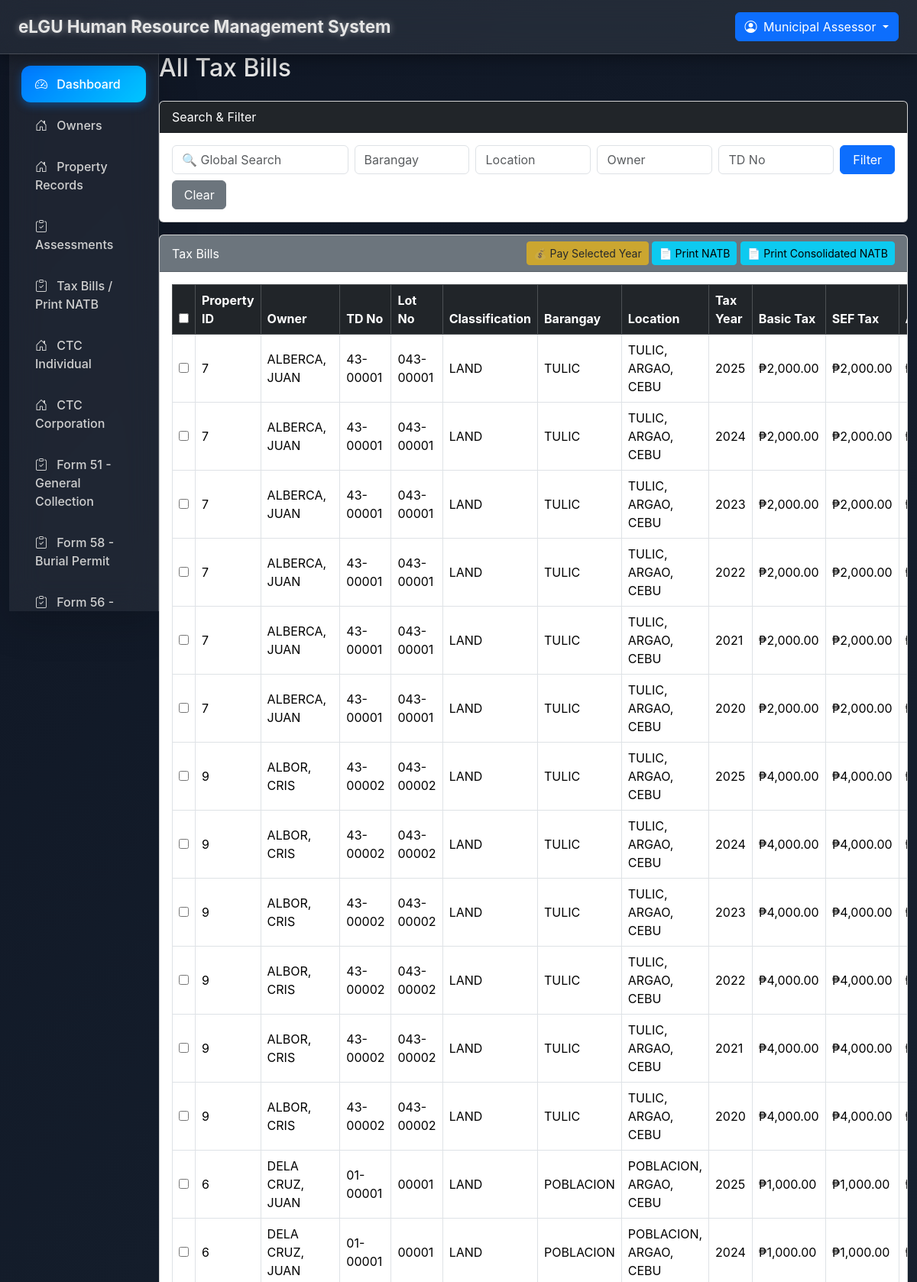
Screenshot of /assessment/tax_billsallV1.0.php (signed in, upper part) with the database file from the repository.
### tables this page shows
CREATE TABLE `tax_bills` (
  `id` int(11) NOT NULL,
  `assessment_id` int(11) NOT NULL,
  `tax_year` int(11) DEFAULT NULL,
  `assessed_value` decimal(15,2) NOT NULL,
  `basic_tax_rate` decimal(5,4) NOT NULL DEFAULT 0.0100,
  `basic_tax` decimal(15,2) NOT NULL,
  `sef_tax` decimal(15,2) NOT NULL,
  `tax_due` decimal(12,2) DEFAULT NULL,
  `adjustments` decimal(15,2) NOT NULL DEFAULT 0.00,
  `rptsp_no` varchar(50) NOT NULL,
  `bill_no` varchar(50) DEFAULT NULL,
  `issuance_date` date DEFAULT NULL,
  `due_date` date DEFAULT NULL,
  `total_amount` decimal(18,2) DEFAULT NULL,
  `paid_amount` decimal(18,2) DEFAULT 0.00,
  `pdf_path` varchar(500) DEFAULT NULL,
  `created_at` timestamp NOT NULL DEFAULT current_timestamp(),
  `updated_at` timestamp NOT NULL DEFAULT current_timestamp() ON UPDATE current_timestamp(),
  `issued_at` timestamp NOT NULL DEFAULT current_timestamp(),
  `status` enum('unpaid','paid') DEFAULT 'unpaid',
  `property_id` int(11) NOT NULL,
  `is_paid` tinyint(1) DEFAULT 0,
  `paid_at` datetime DEFAULT NULL,
  `payment_id` int(11) DEFAULT NULL,
  `date_paid` datetime DEFAULT NULL,
  `or_no` varchar(50) DEFAULT NULL
);

CREATE TABLE `properties` (
  `id` int(11) NOT NULL,
  `td_no` varchar(50) DEFAULT NULL,
  `lot_no` varchar(100) DEFAULT NULL,
  `location` varchar(255) DEFAULT NULL,
  `barangay` varchar(100) DEFAULT NULL,
  `classification` varchar(100) DEFAULT NULL,
  `assessed_value` decimal(18,2) DEFAULT 0.00,
  `effective_year` int(4) DEFAULT NULL,
  `revision_year` int(4) DEFAULT NULL,
  `owner_id` int(11) DEFAULT NULL,
  `notes` text DEFAULT NULL,
  `created_at` timestamp NOT NULL DEFAULT current_timestamp(),
  `updated_at` timestamp NOT NULL DEFAULT current_timestamp() ON UPDATE current_timestamp()
);

CREATE TABLE `owners` (
  `id` int(11) NOT NULL,
  `name` varchar(255) NOT NULL,
  `username` varchar(100) DEFAULT NULL,
  `email` varchar(255) DEFAULT NULL,
  `password` varchar(255) DEFAULT NULL,
  `address` text DEFAULT NULL,
  `tin` varchar(50) DEFAULT NULL,
  `contact_no` varchar(20) DEFAULT NULL,
  `created_at` timestamp NOT NULL DEFAULT current_timestamp()
);

CREATE TABLE `assessments` (
  `id` int(11) NOT NULL,
  `property_id` int(11) NOT NULL,
  `tax_year` int(4) NOT NULL,
  `year` smallint(6) NOT NULL,
  `assessed_value` decimal(18,2) NOT NULL,
  `basic_tax_rate` decimal(6,4) DEFAULT 0.0100,
  `basic_tax` decimal(18,2) DEFAULT NULL,
  `sef_rate` decimal(6,4) DEFAULT 0.1000,
  `sef_tax` decimal(18,2) DEFAULT NULL,
  `adjustments` decimal(18,2) DEFAULT 0.00,
  `status` enum('draft','finalized') DEFAULT 'draft',
  `created_by` int(11) DEFAULT NULL,
  `created_at` timestamp NOT NULL DEFAULT current_timestamp(),
  `discount` decimal(12,2) NOT NULL DEFAULT 0.00,
  `penalties` decimal(12,2) NOT NULL DEFAULT 0.00
);

### assessment/tax_billsallV1.0.php (the view, shortened to what this page needs)
<?php
require_once __DIR__ . '/../layouts/header.php';
require_once __DIR__ . '/../layouts/sidebar.php';
$limit = 50;
$page = isset($_GET['page']) ? max(1, intval($_GET['page'])) : 1;
$offset = ($page - 1) * $limit;
$globalFilter   = $_GET['search']    ?? '';
$barangayFilter = $_GET['barangay']  ?? '';
$locationFilter = $_GET['location']  ?? '';
$ownerFilter    = $_GET['owner']     ?? '';
$tdFilter       = $_GET['td_no']     ?? '';
$whereParts = [];
$whereSql = $whereParts ? "WHERE " . implode(" AND ", $whereParts) : "";
$res = $mysqli->query("
  SELECT tb.id AS bill_id, tb.tax_year, tb.rptsp_no, tb.status,
         p.id AS property_id, p.td_no, p.lot_no, p.location, p.barangay, p.classification, p.assessed_value,
         o.name AS owner_name,
         a.basic_tax, a.sef_tax, a.adjustments
  FROM tax_bills tb
  JOIN assessments a ON a.id = tb.assessment_id
  JOIN properties p ON p.id = a.property_id
  LEFT JOIN owners o ON o.id = p.owner_id
  $whereSql
  ORDER BY tb.id DESC
  LIMIT $limit OFFSET $offset
");
?>
<h2 class="mb-4">All Tax Bills</h2>
<div class="card mb-3">
  <div class="card-header bg-dark text-white">Search & Filter</div>
  <div class="card-body">
    <form method="get" class="row g-2">
      <div class="col-md-3">
        <input type="text" name="search" class="form-control" placeholder="🔍 Global Search"
               value="<?=htmlspecialchars($globalFilter)?>">
      </div>
      <div class="col-md-2"><input type="text" name="barangay" class="form-control" placeholder="Barangay" value="<?=htmlspecialchars($barangayFilter)?>"></div>
      <div class="col-md-2"><input type="text" name="location" class="form-control" placeholder="Location" value="<?=htmlspecialchars($locationFilter)?>"></div>
      <div class="col-md-2"><input type="text" name="owner" class="form-control" placeholder="Owner" value="<?=htmlspecialchars($ownerFilter)?>"></div>
      <div class="col-md-2"><input type="text" name="td_no" class="form-control" placeholder="TD No" value="<?=htmlspecialchars($tdFilter)?>"></div>
      <div class="col-md-1 d-grid"><button type="submit" class="btn btn-primary">Filter</button></div>
      <div class="col-md-1 d-grid"><a href="tax_billsall.php?page=1" class="btn btn-secondary">Clear</a></div>
    </form>
  </div>
</div>
<div class="card">
  <div class="card-header bg-secondary text-white d-flex justify-content-between align-items-center">
    <span>Tax Bills</span>
    <div>
        <button type="button" id="paySelected" class="btn btn-warning btn-sm" disabled>💰 Pay Selected Year</button>
        <button type="button" class="btn btn-info btn-sm" id="printNATB">📄 Print NATB</button>
        <button type="button" class="btn btn-info btn-sm" id="printConsolidated">📄 Print Consolidated NATB</button>
    </div>
  </div>
  <div class="card-body table-responsive">
    <table class="table table-bordered table-hover align-middle">
      <thead class="table-dark">
        <tr>
          <th><input type="checkbox" id="select_all"></th>
          <th>Property ID</th>
          <th>Owner</th>
          <th>TD No</th>
          <th>Lot No</th>
          <th>Classification</th>
          <th>Barangay</th>
          <th>Location</th>
          <th>Tax Year</th>
          <th>Basic Tax</th>
          <th>SEF Tax</th>
          <th>Adjustments</th>
        </tr>
      </thead>
      <tbody>
      <?php if ($res && $res->num_rows > 0): ?>
        <?php while($row=$res->fetch_assoc()): ?>
          <?php
          $basic_tax = (float)$row['basic_tax'];
          $sef_tax = (float)$row['sef_tax'];
          $adjustments = (float)$row['adjustments'];
          $tax_year = (int)$row['tax_year'];
          ?>
          <tr>
            <td><input type="checkbox" name="selected_years[]" value="<?=$row['bill_id']?>"></td>
            <td><?=$row['property_id']?></td>
            <td><?=htmlspecialchars($row['owner_name'] ?? 'N/A')?></td>
            <td><?=htmlspecialchars($row['td_no'])?></td>
            <td><?=htmlspecialchars($row['lot_no'])?></td>
            <td><?=htmlspecialchars($row['classification'])?></td>
            <td><?=htmlspecialchars($row['barangay'])?></td>
            <td><?=htmlspecialchars($row['location'])?></td>
            <td><?=$tax_year?></td>
            <td>₱<?=number_format($basic_tax,2)?></td>
            <td>₱<?=number_format($sef_tax,2)?></td>
            <td>₱<?=number_format($adjustments,2)?></td>
          </tr>
        <?php endwhile; ?>
      <?php else: ?>
        <tr><td colspan="16" class="text-center">No tax bills found.</td></tr>
      <?php endif; ?>
      </tbody>
    </table>
  </div>
</div>

### layouts/header.php (style rules this page uses)
body { background: linear-gradient(135deg, #0f1624, #1b2735); color: #e5e5e5; overflow-x: hidden; font-family: 'Inter', sans-serif; }

### rows the page displays
tax_bills: property "7", owners.name "ALBERCA, JUAN", property.td_no "43-00001", property.lot_no "043-00001", property.classification "LAND", property.barangay "TULIC", property.location "TULIC, ARGAO, CEBU", tax_year "2025", assessment.basic_tax "2,000.00", assessment.sef_tax "2,000.00"
tax_bills: property "7", owners.name "ALBERCA, JUAN", property.td_no "43-00001", property.lot_no "043-00001", property.classification "LAND", property.barangay "TULIC", property.location "TULIC, ARGAO, CEBU", tax_year "2024", assessment.basic_tax "2,000.00", assessment.sef_tax "2,000.00"
tax_bills: property "7", owners.name "ALBERCA, JUAN", property.td_no "43-00001", property.lot_no "043-00001", property.classification "LAND", property.barangay "TULIC", property.location "TULIC, ARGAO, CEBU", tax_year "2023", assessment.basic_tax "2,000.00", assessment.sef_tax "2,000.00"
tax_bills: property "7", owners.name "ALBERCA, JUAN", property.td_no "43-00001", property.lot_no "043-00001", property.classification "LAND", property.barangay "TULIC", property.location "TULIC, ARGAO, CEBU", tax_year "2022", assessment.basic_tax "2,000.00", assessment.sef_tax "2,000.00"
tax_bills: property "7", owners.name "ALBERCA, JUAN", property.td_no "43-00001", property.lot_no "043-00001", property.classification "LAND", property.barangay "TULIC", property.location "TULIC, ARGAO, CEBU", tax_year "2021", assessment.basic_tax "2,000.00", assessment.sef_tax "2,000.00"
tax_bills: property "7", owners.name "ALBERCA, JUAN", property.td_no "43-00001", property.lot_no "043-00001", property.classification "LAND", property.barangay "TULIC", property.location "TULIC, ARGAO, CEBU", tax_year "2020", assessment.basic_tax "2,000.00", assessment.sef_tax "2,000.00"
tax_bills: property "9", owners.name "ALBOR, CRIS", property.td_no "43-00002", property.lot_no "043-00002", property.classification "LAND", property.barangay "TULIC", property.location "TULIC, ARGAO, CEBU", tax_year "2025", assessment.basic_tax "4,000.00", assessment.sef_tax "4,000.00"
tax_bills: property "9", owners.name "ALBOR, CRIS", property.td_no "43-00002", property.lot_no "043-00002", property.classification "LAND", property.barangay "TULIC", property.location "TULIC, ARGAO, CEBU", tax_year "2024", assessment.basic_tax "4,000.00", assessment.sef_tax "4,000.00"
tax_bills: property "9", owners.name "ALBOR, CRIS", property.td_no "43-00002", property.lot_no "043-00002", property.classification "LAND", property.barangay "TULIC", property.location "TULIC, ARGAO, CEBU", tax_year "2023", assessment.basic_tax "4,000.00", assessment.sef_tax "4,000.00"
tax_bills: property "9", owners.name "ALBOR, CRIS", property.td_no "43-00002", property.lot_no "043-00002", property.classification "LAND", property.barangay "TULIC", property.location "TULIC, ARGAO, CEBU", tax_year "2022", assessment.basic_tax "4,000.00", assessment.sef_tax "4,000.00"
tax_bills: property "9", owners.name "ALBOR, CRIS", property.td_no "43-00002", property.lot_no "043-00002", property.classification "LAND", property.barangay "TULIC", property.location "TULIC, ARGAO, CEBU", tax_year "2021", assessment.basic_tax "4,000.00", assessment.sef_tax "4,000.00"
tax_bills: property "9", owners.name "ALBOR, CRIS", property.td_no "43-00002", property.lot_no "043-00002", property.classification "LAND", property.barangay "TULIC", property.location "TULIC, ARGAO, CEBU", tax_year "2020", assessment.basic_tax "4,000.00", assessment.sef_tax "4,000.00"
tax_bills: property "6", owners.name "DELA CRUZ, JUAN", property.td_no "01-00001", property.lot_no "00001", property.classification "LAND", property.barangay "POBLACION", property.location "POBLACION, ARGAO, CEBU", tax_year "2025", assessment.basic_tax "1,000.00", assessment.sef_tax "1,000.00"
tax_bills: property "6", owners.name "DELA CRUZ, JUAN", property.td_no "01-00001", property.lot_no "00001", property.classification "LAND", property.barangay "POBLACION", property.location "POBLACION, ARGAO, CEBU", tax_year "2024", assessment.basic_tax "1,000.00", assessment.sef_tax "1,000.00"

### other values shown
SYSTEM_NAME "eLGU Human Resource Management System"
$_SESSION['name'] "Municipal Assessor"
